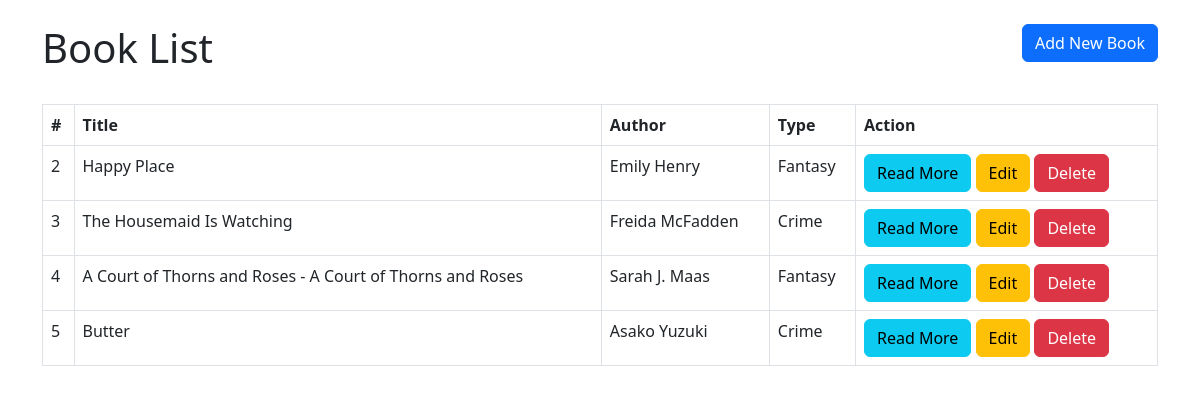
The page / on the database its author committed.
### tables this page shows
CREATE TABLE `books` (
  `id` int(11) NOT NULL,
  `title` varchar(130) NOT NULL,
  `author` varchar(130) NOT NULL,
  `type` varchar(50) NOT NULL,
  `description` text NOT NULL
);

### index.php (the view, shortened to what this page needs)
<!DOCTYPE html>
<html lang="en">
<head>
    <link rel="stylesheet" href="https://cdn.jsdelivr.net/npm/bootstrap@5.2.2/dist/css/bootstrap.min.css"
>
</head>
<body>
    <div class="container">
        <header class="d-flex justify-content-between my-4">
            <h1>Book List</h1>
            <div>
                <a href="create.php" class="btn btn-primary">Add New Book</a>
            </div>
        </header>
        <div>
            <table class="table table-bordered">
                <thead>
                    <tr>
                        <th>#</th>
                        <th>Title</th>
                        <th>Author</th>
                        <th>Type</th>
                        <th>Action</th>
                    </tr>
                </thead>
                <tbody>
                    <?php
                    include ("connect.php");
                    $sqlSelect = "SELECT * FROM books";
                    $result = mysqli_query($conn, $sqlSelect);
                    while ($row = mysqli_fetch_assoc($result)) {
                        ?>
                        <tr>
                            <td><?php echo $row['id']; ?></td>
                            <td><?php echo $row['title']; ?></td>
                            <td><?php echo $row['author']; ?></td>
                            <td><?php echo $row['type']; ?></td>
                            <td>
                                <a href="view.php?id=<?php echo $row['id']; ?>" class="btn btn-info">Read More</a>
                                <a href="edit.php?id=<?php echo $row['id']; ?>" class="btn btn-warning">Edit</a>
                                <a href="delete.php?id=<?php echo $row['id']; ?>" class="btn btn-danger">Delete</a>
                            </td>
                        </tr>
                        <?php
                    }
                    ?>
                </tbody>
            </table>
        </div>
    </div>
</body>
</html>

### rows shown on the page
books: id "2", title "Happy Place", author "Emily Henry", type "Fantasy"
books: id "3", title "The Housemaid Is Watching", author "Freida McFadden", type "Crime"
books: id "4", title "A Court of Thorns and Roses - A Court of Thorns and Roses", author "Sarah J. Maas", type "Fantasy"
books: id "5", title "Butter", author "Asako Yuzuki", type "Crime"
